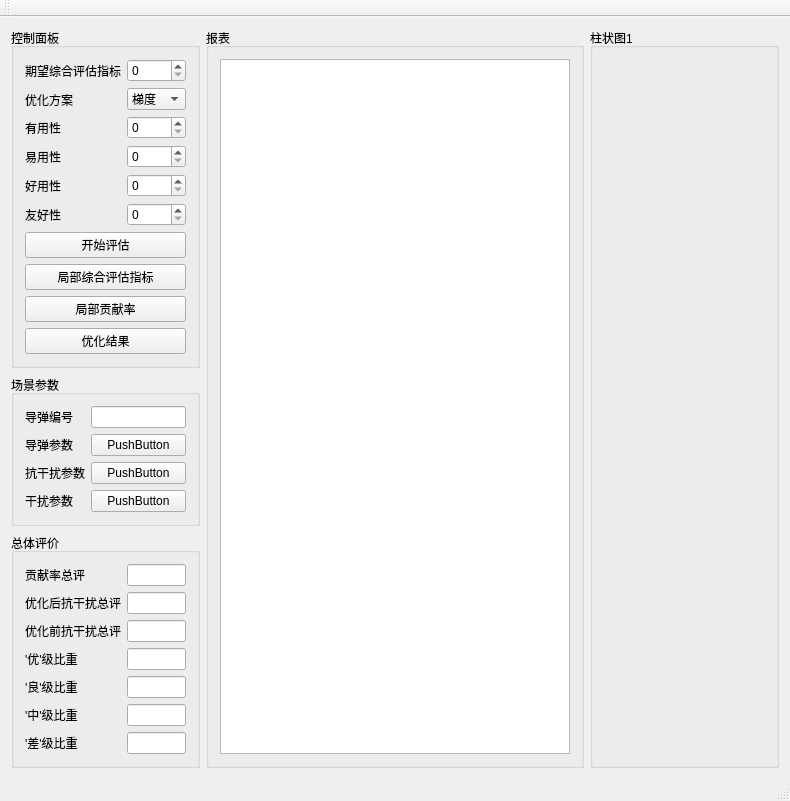
<?xml version="1.0" encoding="UTF-8"?>
<ui version="4.0">
 <class>MainWindow</class>
 <widget class="QMainWindow" name="MainWindow">
  <property name="geometry">
   <rect>
    <x>0</x>
    <y>0</y>
    <width>790</width>
    <height>766</height>
   </rect>
  </property>
  <property name="windowTitle">
   <string>MainWindow</string>
  </property>
  <widget class="QWidget" name="centralWidget">
   <layout class="QHBoxLayout" name="horizontalLayout_6">
    <item>
     <layout class="QHBoxLayout" name="horizontalLayout" stretch="1,2,1">
      <item>
       <layout class="QVBoxLayout" name="verticalLayout" stretch="8,4,6">
        <property name="spacing">
         <number>7</number>
        </property>
        <item>
         <widget class="QGroupBox" name="groupBox_controlpanel">
          <property name="title">
           <string>控制面板</string>
          </property>
          <layout class="QVBoxLayout" name="verticalLayout_11">
           <item>
            <layout class="QVBoxLayout" name="verticalLayout_10">
             <item>
              <layout class="QHBoxLayout" name="horizontalLayout_4">
               <item>
                <layout class="QVBoxLayout" name="verticalLayout_4">
                 <item>
                  <widget class="QLabel" name="label_8">
                   <property name="text">
                    <string>期望综合评估指标</string>
                   </property>
                  </widget>
                 </item>
                 <item>
                  <widget class="QLabel" name="label_9">
                   <property name="text">
                    <string>优化方案</string>
                   </property>
                  </widget>
                 </item>
                 <item>
                  <widget class="QLabel" name="label_10">
                   <property name="text">
                    <string>有用性</string>
                   </property>
                  </widget>
                 </item>
                 <item>
                  <widget class="QLabel" name="label_12">
                   <property name="text">
                    <string>易用性</string>
                   </property>
                  </widget>
                 </item>
                 <item>
                  <widget class="QLabel" name="label_11">
                   <property name="text">
                    <string>好用性</string>
                   </property>
                  </widget>
                 </item>
                 <item>
                  <widget class="QLabel" name="label_13">
                   <property name="text">
                    <string>友好性</string>
                   </property>
                  </widget>
                 </item>
                </layout>
               </item>
               <item>
                <layout class="QVBoxLayout" name="verticalLayout_9">
                 <item>
                  <widget class="QSpinBox" name="spinBox"/>
                 </item>
                 <item>
                  <widget class="QComboBox" name="comboBox">
                   <item>
                    <property name="text">
                     <string>梯度</string>
                    </property>
                   </item>
                   <item>
                    <property name="text">
                     <string>牛顿</string>
                    </property>
                   </item>
                  </widget>
                 </item>
                 <item>
                  <widget class="QSpinBox" name="spinBox_2"/>
                 </item>
                 <item>
                  <widget class="QSpinBox" name="spinBox_3"/>
                 </item>
                 <item>
                  <widget class="QSpinBox" name="spinBox_4"/>
                 </item>
                 <item>
                  <widget class="QSpinBox" name="spinBox_5"/>
                 </item>
                </layout>
               </item>
              </layout>
             </item>
             <item>
              <layout class="QVBoxLayout" name="verticalLayout_7">
               <item>
                <widget class="QPushButton" name="pushButton">
                 <property name="text">
                  <string>开始评估</string>
                 </property>
                </widget>
               </item>
               <item>
                <widget class="QPushButton" name="pushButton_3">
                 <property name="text">
                  <string>局部综合评估指标</string>
                 </property>
                </widget>
               </item>
               <item>
                <widget class="QPushButton" name="pushButton_4">
                 <property name="text">
                  <string>局部贡献率</string>
                 </property>
                </widget>
               </item>
               <item>
                <widget class="QPushButton" name="pushButton_5">
                 <property name="text">
                  <string>优化结果</string>
                 </property>
                </widget>
               </item>
              </layout>
             </item>
            </layout>
           </item>
          </layout>
         </widget>
        </item>
        <item>
         <widget class="QGroupBox" name="groupBox_parameter_setting">
          <property name="title">
           <string>场景参数</string>
          </property>
          <layout class="QHBoxLayout" name="horizontalLayout_3">
           <item>
            <layout class="QVBoxLayout" name="verticalLayout_2">
             <item>
              <widget class="QLabel" name="label">
               <property name="text">
                <string>导弹编号</string>
               </property>
              </widget>
             </item>
             <item>
              <widget class="QLabel" name="label_2">
               <property name="text">
                <string>导弹参数</string>
               </property>
              </widget>
             </item>
             <item>
              <widget class="QLabel" name="label_3">
               <property name="text">
                <string>抗干扰参数</string>
               </property>
              </widget>
             </item>
             <item>
              <widget class="QLabel" name="label_4">
               <property name="text">
                <string>干扰参数</string>
               </property>
              </widget>
             </item>
            </layout>
           </item>
           <item>
            <layout class="QVBoxLayout" name="verticalLayout_6">
             <item>
              <widget class="QLineEdit" name="lineEdit_expection"/>
             </item>
             <item>
              <widget class="QPushButton" name="pushButton_2">
               <property name="text">
                <string>PushButton</string>
               </property>
              </widget>
             </item>
             <item>
              <widget class="QPushButton" name="pushButton_6">
               <property name="text">
                <string>PushButton</string>
               </property>
              </widget>
             </item>
             <item>
              <widget class="QPushButton" name="pushButton_7">
               <property name="text">
                <string>PushButton</string>
               </property>
              </widget>
             </item>
            </layout>
           </item>
          </layout>
         </widget>
        </item>
        <item>
         <widget class="QGroupBox" name="groupBox">
          <property name="title">
           <string>总体评价</string>
          </property>
          <layout class="QHBoxLayout" name="horizontalLayout_2">
           <item>
            <layout class="QVBoxLayout" name="verticalLayout_3">
             <item>
              <widget class="QLabel" name="label_14">
               <property name="text">
                <string>贡献率总评</string>
               </property>
              </widget>
             </item>
             <item>
              <widget class="QLabel" name="label_15">
               <property name="text">
                <string>优化后抗干扰总评</string>
               </property>
              </widget>
             </item>
             <item>
              <widget class="QLabel" name="label_16">
               <property name="text">
                <string>优化前抗干扰总评</string>
               </property>
              </widget>
             </item>
             <item>
              <widget class="QLabel" name="label_17">
               <property name="text">
                <string>'优'级比重</string>
               </property>
              </widget>
             </item>
             <item>
              <widget class="QLabel" name="label_18">
               <property name="text">
                <string>'良'级比重</string>
               </property>
              </widget>
             </item>
             <item>
              <widget class="QLabel" name="label_5">
               <property name="text">
                <string>'中'级比重</string>
               </property>
              </widget>
             </item>
             <item>
              <widget class="QLabel" name="label_19">
               <property name="text">
                <string>'差'级比重</string>
               </property>
              </widget>
             </item>
            </layout>
           </item>
           <item>
            <layout class="QVBoxLayout" name="verticalLayout_5">
             <item>
              <widget class="QLineEdit" name="lineEdit_expection_2"/>
             </item>
             <item>
              <widget class="QLineEdit" name="lineEdit_expection_3"/>
             </item>
             <item>
              <widget class="QLineEdit" name="lineEdit_expection_4"/>
             </item>
             <item>
              <widget class="QLineEdit" name="lineEdit_expection_5"/>
             </item>
             <item>
              <widget class="QLineEdit" name="lineEdit_expection_6"/>
             </item>
             <item>
              <widget class="QLineEdit" name="lineEdit_performance4"/>
             </item>
             <item>
              <widget class="QLineEdit" name="lineEdit_performance4_2"/>
             </item>
            </layout>
           </item>
          </layout>
         </widget>
        </item>
       </layout>
      </item>
      <item>
       <widget class="QGroupBox" name="groupBox_table">
        <property name="title">
         <string>报表</string>
        </property>
        <layout class="QHBoxLayout" name="horizontalLayout_9">
         <item>
          <widget class="QTableView" name="tableView"/>
         </item>
        </layout>
       </widget>
      </item>
      <item>
       <widget class="QGroupBox" name="groupBox_barChart">
        <property name="title">
         <string>柱状图1</string>
        </property>
       </widget>
      </item>
     </layout>
    </item>
   </layout>
   <zorder>groupBox_personalizatioin</zorder>
   <zorder>groupBox_controlpanel</zorder>
   <zorder>groupBox_parameter_setting</zorder>
   <zorder>groupBox_table</zorder>
   <zorder>groupBox_barChart</zorder>
   <zorder>groupBox</zorder>
   <zorder>groupBox_barChart_2</zorder>
  </widget>
  <widget class="QToolBar" name="mainToolBar">
   <attribute name="toolBarArea">
    <enum>TopToolBarArea</enum>
   </attribute>
   <attribute name="toolBarBreak">
    <bool>false</bool>
   </attribute>
  </widget>
  <widget class="QStatusBar" name="statusBar"/>
 </widget>
 <layoutdefault spacing="6" margin="11"/>
 <resources/>
 <connections/>
</ui>
